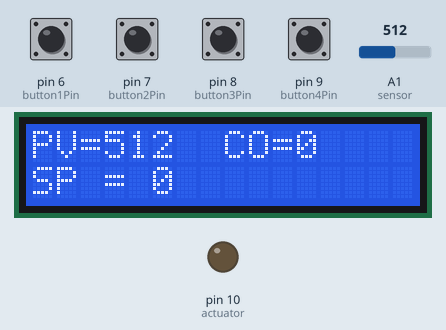
A sketch run on a simulated Arduino Uno, built with avr-gcc and run on an emulated ATmega328P. Shown: 16×2 character LCD, output pins drawn as LEDs (lit = HIGH). Inputs (shaded band) come from the test bench; at power-on: pin 6 (button1Pin), pin 7 (button2Pin), pin 8 (button3Pin), pin 9 (button4Pin) HIGH, A1 (sensor) = 512. What the sketch prints to the serial monitor is not drawn.

Above: at 1.2 s.
1.3 s: pin 6 (button1Pin) pulled LOW for 0.15 s
At 2.3 s:
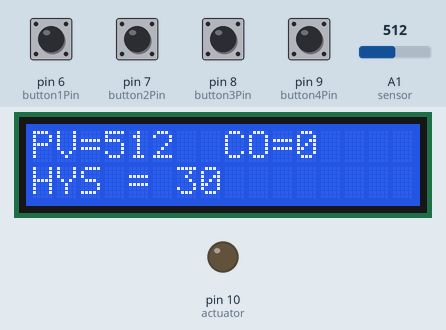
4.4 s: A1 (sensor) set to 108
At 5.4 s:
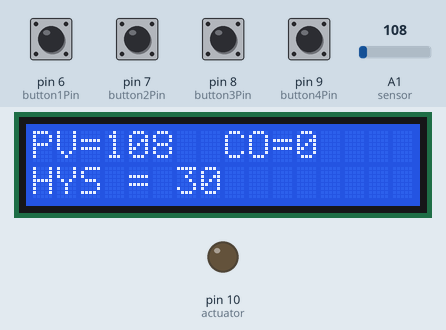
5.9 s: A1 (sensor) set to 88
At 6.3 s:
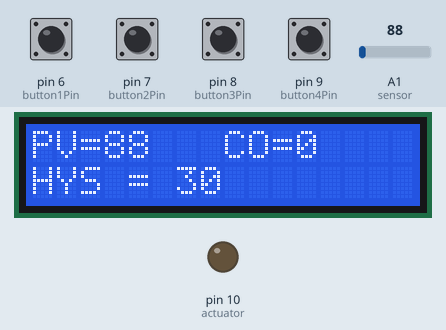
7.4 s: A1 (sensor) set to 1023
At 8.0 s:
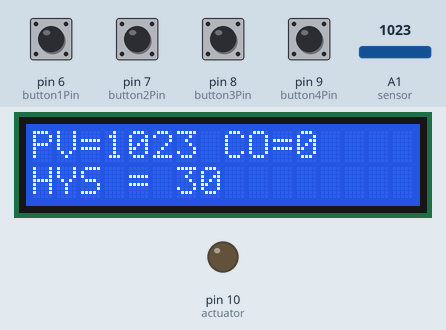
10.4 s: pin 8 (button3Pin) pulled LOW for 0.15 s
At 11.5 s:
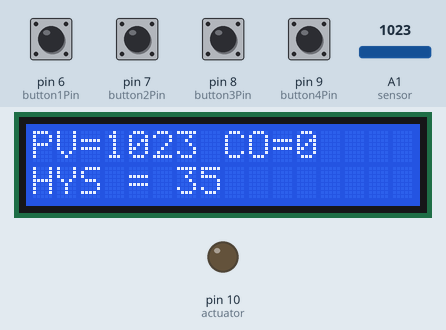
13.5 s: pin 7 (button2Pin) pulled LOW for 0.15 s
At 14.8 s:
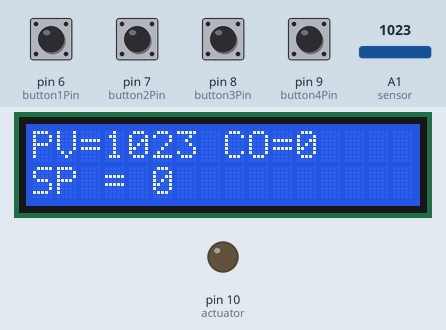
Timing chart, 0 to 16.1 s (numbered marks = the images above; inputs shaded):
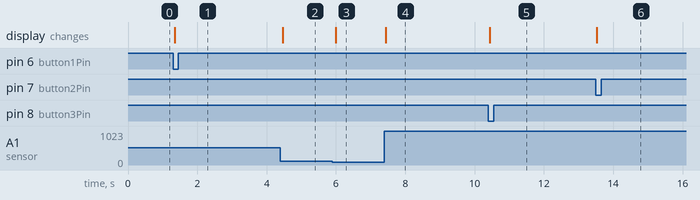

The sketch:

ON-OFF_Control.ino
```cpp
/* ON OFF Control
This code implements an ON OFF control system with hysteresis using an analog sensor (LDR) and an actuator (LED).
The actuator is controlled through the analog sensor.
It also utilizes four pushbuttons, with two of them serving as up and down buttons for adjusting the setpoint and hysteresis.
The other two pushbuttons, left and right, are used for navigating through different screens on the LCD display.
The values of the process variable (PV), setpoint (SP), control output (CO), and hysteresis are displayed both on the Serial Monitor and the LCD screen.
*/

// Include LiquidCrystal library for managing with LCD screen
#include <LiquidCrystal.h>

// Define the pins for the LCD screen
const int rs = 12, en = 11, d4 = 5, d5 = 4, d6 = 3, d7 = 2;
LiquidCrystal lcd(12, 11, 5, 4, 3, 2);

int sensor = A1;     // Set the pin for the LDR sensor
int actuator = 10;   // Select the pin for the LED
int setPoint = 0;    // Setpoint variable value
int PV = 0;          // Process variable which is also the LDR value
int CO = 0;          // Control output value
int HYS = 30;        // Hysteresis starting value

// Set the pins for the Pushbuttons
const int button1Pin = 6;   // left pushbutton
const int button2Pin = 7;   // right pushbutton
const int button3Pin = 8;   // up pushbutton
const int button4Pin = 9;   // down pushbutton

// LCD screen variable
int Screen = 0;

// Store the current state of the pushbuttons
bool PB1state = false;
bool PB2state = false;
bool PB3state = false;
bool PB4state = false;

// Store the previous state of the pushbuttons
bool lastButtonState1 = false;
bool lastButtonState2 = false;
bool lastButtonState3 = false;
bool lastButtonState4 = false;

// Store the timestamp of the previous press for the pushbuttons
unsigned long lastButtonPress1 = 0;
unsigned long lastButtonPress2 = 0;
unsigned long lastButtonPress3 = 0;
unsigned long lastButtonPress4 = 0;

const unsigned long debounceDelay = 50;  // Delay time for debouncing buttons


void setup() {
 pinMode(button1Pin, INPUT_PULLUP);  // Declare pushbutton #1 as an INPUT PULLUP
 pinMode(button2Pin, INPUT_PULLUP);  // Declare pushbutton #2 as an INPUT PULLUP
 pinMode(button3Pin, INPUT_PULLUP);  // Declare pushbutton #3 as an INPUT PULLUP
 pinMode(button4Pin, INPUT_PULLUP);  // Declare pushbutton #4 as an INPUT PULLUP
 pinMode(actuator, OUTPUT);          // Declare actuator pim as an OUTPUT
 Serial.begin(9600);       // Initialize Serial Monitor with baud rate of 9600
 lcd.begin(16, 2);         // Set up LCD's number of colums and rows
}


void loop() {
 // Read the sensor's value, which will range from 0 to 1024
 PV = analogRead(sensor);

 PB1state = digitalRead(button1Pin);   // Read state of PB1 (left)
 PB2state = digitalRead(button2Pin);   // Read state of PB2 (right)
 PB3state = digitalRead(button3Pin);   // Read state of PB3 (up)
 PB4state = digitalRead(button4Pin);   // Read state of PB4 (down)


 if (PV <= (setPoint - HYS)) {
   CO = 255; // Set CO to maximum (255) if PV is below setpoint minus hysteresis
 } else if (PV >= (setPoint + HYS)) {
   CO = 0;  // Set CO to minimum (0) if PV is above setpoint plus hysteresis
 }

 // Writing the control output (CO) to the actuator (LED)
 analogWrite(actuator, CO);


 if (!PB1state && lastButtonState1 && (millis() - lastButtonPress1) > debounceDelay) {
   Screen --;  // Decrement screen value
   if (Screen < 0) Screen= 1;
   lastButtonPress1 = millis();  // Update the last PB1 press time
 }
 lastButtonState1 = PB1state;   // Store current PB1 state for next iteration


 if (!PB2state && lastButtonState2 && (millis() - lastButtonPress2) > debounceDelay) {
   Screen ++;  // Increment screen value
   if (Screen > 1) Screen = 0;
   lastButtonPress2 = millis();  // Update the last PB3 press time
 }
 lastButtonState2 = PB2state;   // Store current PB2 state for next iteration


   if (!PB3state && lastButtonState3 && (millis() - lastButtonPress3) > debounceDelay) {
   if (Screen == 0) {
     setPoint += 20;  // Increase SP by 20 if on the first(0) screen
   } else if (Screen == 1) {
     HYS += 5;        // Increase Hysteresis by 5 if on the second(1) screen
   }
   lastButtonPress3 = millis();  // Update the last PB3 press time
 }
 lastButtonState3 = PB3state;   // Store current PB3 state for next iteration


 if (!PB4state && lastButtonState4 && (millis() - lastButtonPress4) > debounceDelay) {
   if (Screen == 0) {
     setPoint -= 20;  // Decrease SP by 20 if on the first(0) screen
   } else if (Screen == 1) {
     HYS -= 5;        // Decrease Hysteresis by 5 if on the second(1) screen
   }
   lastButtonPress4 = millis();  // Update the last PB4 press time
 }
 lastButtonState4 = PB4state;   // Store current PB4 state for next iteration


 //  Print SP, PV, CO and Hysteresis on the Serial Monitor
 Serial.print("SP:");
 Serial.print(setPoint);
 Serial.print("\t PV:");
 Serial.print(PV);
 Serial.print("\t CO:");
 Serial.print(CO);
 Serial.print("\t HYS = ");
 Serial.println(HYS);
 //Serial.print("\t Screen = ");
 //Serial.println(Screen);

 lcd.clear();
 // Swicth statement to handle the different cases of button press
 switch (Screen) {
   case 0:  // Display the values of PV, CO, and variable SP on LCD
     lcd.setCursor(0, 0);
     lcd.print("PV=");
     lcd.print(PV);

     lcd.setCursor(8, 0);
     lcd.print("CO=");
     lcd.print(CO);

     lcd.setCursor(0, 1);
     lcd.print("SP = ");
     lcd.print(setPoint);
     break;

    case 1:  // Display the values of PV, CO, and variable Hysteresis on LCD
     lcd.setCursor(0, 0);
     lcd.print("PV=");
     lcd.print(PV);

     lcd.setCursor(8, 0);
     lcd.print("CO=");
     lcd.print(CO);

     lcd.setCursor(0, 1);
     lcd.print("HYS = ");
     lcd.print(HYS);
     break;
 }

}
```

Measured:
- after the input at 1.3 s, the display: changes at once (image 1)
- after the input at 4.4 s, the display: changes after 0.06 s (image 2)
- after the input at 5.9 s, the display: changes after 0.09 s (image 3)
- after the input at 7.4 s, the display: changes at once (image 4)
- after the input at 10.4 s, the display: changes at once (image 5)
- after the input at 13.5 s, the display: changes at once (image 6)
